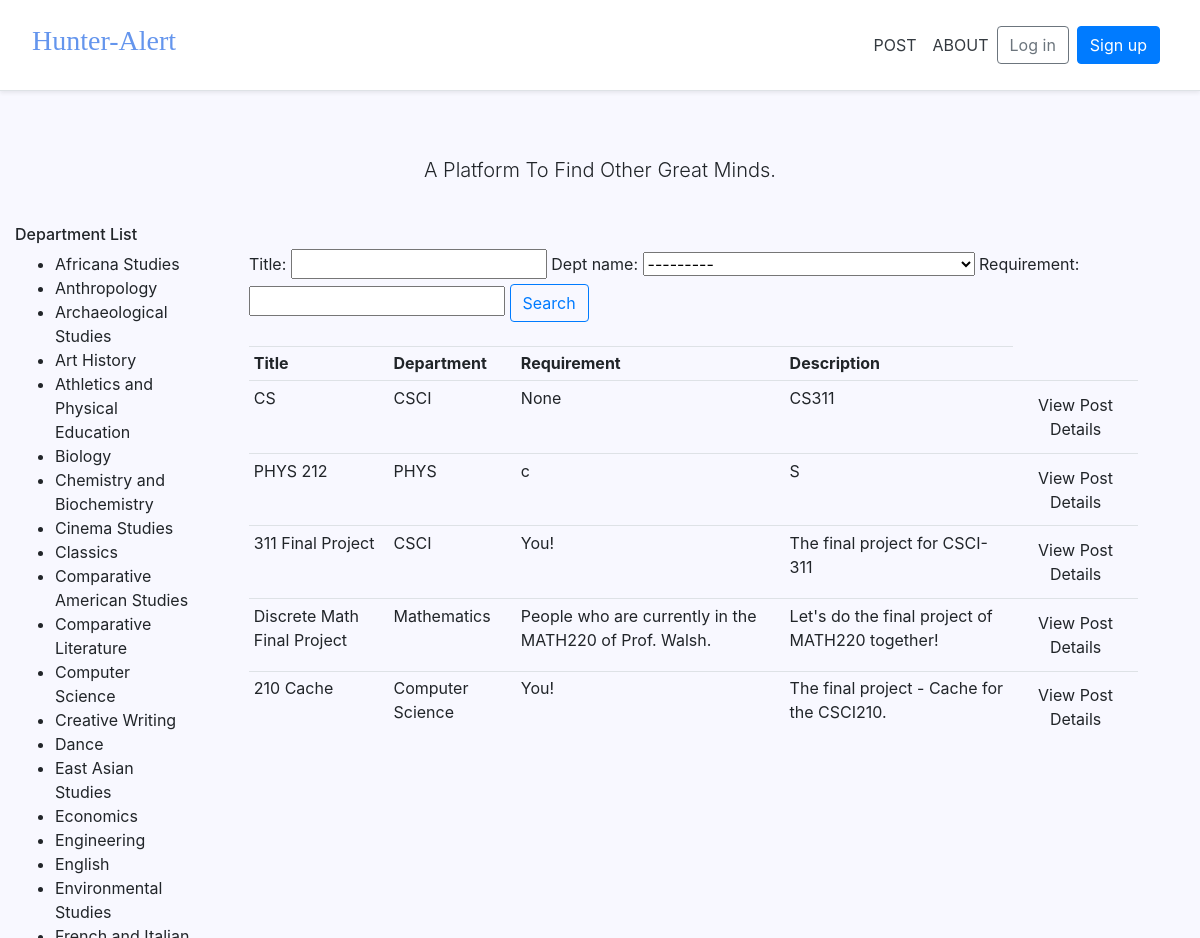
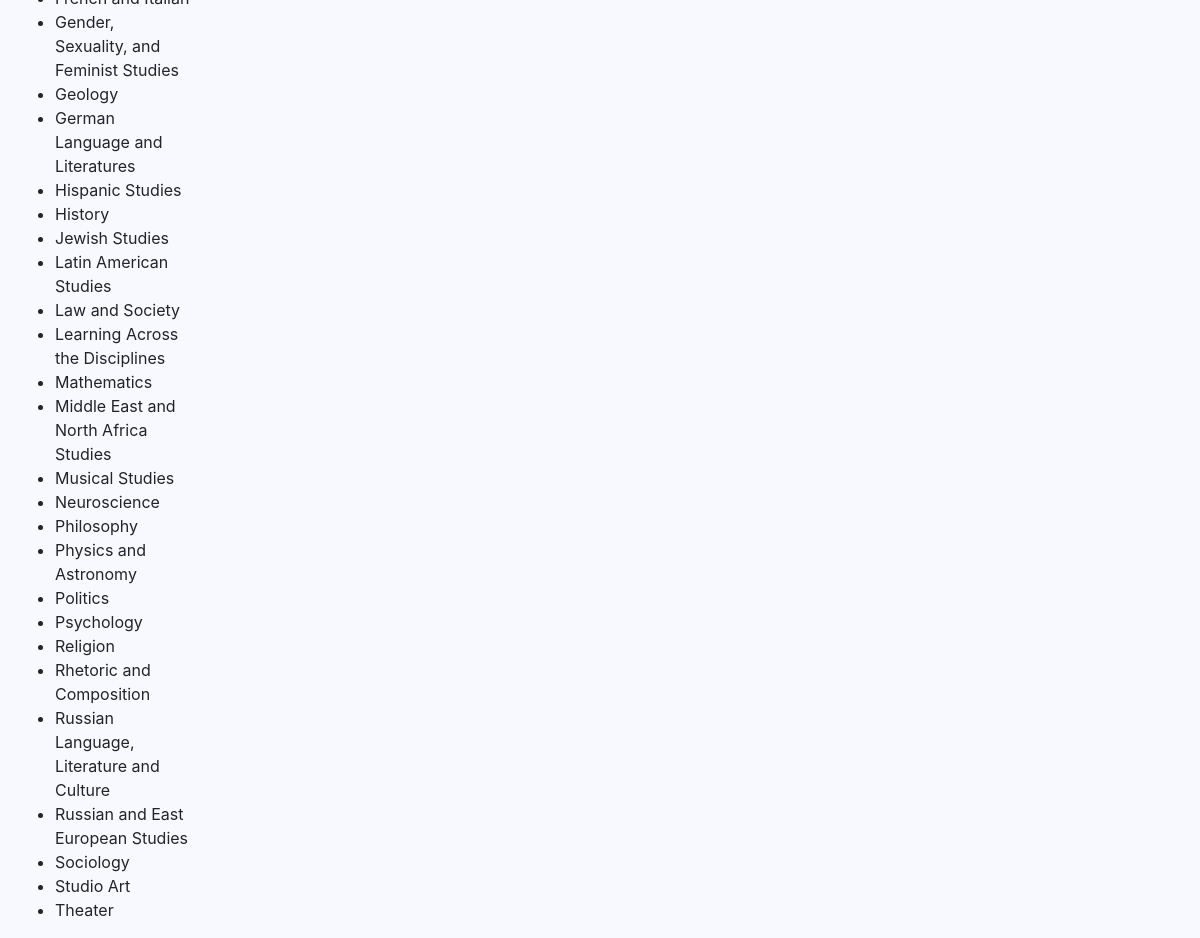
The page / on the database its author committed (2 pictures, top to bottom).
### pages/models.py (models this page shows, shortened)
class Post(models.Model):
    class DeptName(models.TextChoices):
        Africana_Studies = "Africana Studies"
        Anthropology = "Anthropology"
        Archaeological_Studies = "Archaeological Studies"
        Art_History = "Art History"
        Studio_Art = "Studio Art"
        Athletics_and_Physical_Education = "Athletics and Physical Education"
        Biology = "Biology"
        Chemistry_and_Biochemistry = "Chemistry and Biochemistry"
        Cinema_Studies = "Cinema Studies"
        Classics = "Classics"
        Comparative_American_Studies = "Comparative American Studies"
        Comparative_Literature = "Comparative Literature"
        Computer_Science = "Computer Science"
        Creative_Writing = "Creative Writing"
        Dance = "Dance"
        Chinese = "Chinese"
        Japanese = "Japanese"
        East_Asian_Studies = "East Asian Studies"
        Economics = "Economics"
        Engineering = "Engineering"
        English = "English"
        Environmental_Studies = "Environmental Studies"
        French = "French"
        Italian = "Italian"
        Gender_Sexuality_and_Feminist_Studies = "Gender, Sexuality, and Feminist Studies"
        Geology = "Geology"
        German_Language_and_Literatures = "German Language and Literatures"
        Hispanic_Studies = "Hispanic Studies"
        History = "History"
        Jewish_Studies = "Jewish Studies"
        Latin_American_Studies = "Latin American Studies"
        Law_and_Society = "Law and Society"
        Learning_Across_Disciplines = "Learning Across the Disciplines"
        Mathematics = "Mathematics"
        Middle_East_and_North_Africa_Studies = "Middle East and North Africa Studies"
        Musical_Studies = "Musical Studies"
        Neuroscience = "Neuroscience"
        Philosophy = "Philosophy"
        Physics = "Physics"
        Astronomy = "Astronomy"
        Politics = "Politics"
        Psychology = "Psychology"
        Religion = "Religion"
        Rhetoric_and_Composition = "Rhetoric and Composition"
        Russian_Language_Literature_and_Culture = "Russian Language, Literature and Culture"
        Russian_and_East_European_Studies = "Russian and East European Studies"
        Sociology = "Sociology"
        Theater = "Theater"
        Non_Academic = "Other than academic"
    user = models.ForeignKey(CustomUser, null=True, on_delete=models.CASCADE)
    yourname = models.CharField(max_length=120, null=True)
    title = models.CharField(max_length=120, null=True)
    description = models.TextField(blank=False, null=True)
    dept_name = models.CharField(max_length=120, choices=DeptName.choices, default=DeptName.Non_Academic)
    requirement = models.TextField(blank=False, null=True)
    deadline = models.CharField(max_length=120, null=True)
    date_posted = models.DateTimeField(default=timezone.now)
    email = models.CharField(max_length=50, null=True)

### pages/views.py (the view)
# urls.py: path('', HomePageView, name='home'),
def HomePageView(request):
    posts = Post.objects.all()
    myFilter = PostFilters(request.GET, queryset=posts)
    posts = myFilter.qs
    context = {
        'posts' : posts,
        'myFilter' : myFilter
     }
    return render(request, 'pages/home.html', context)

### templates/pages/home.html (shortened to what this page needs)
{% extends '_base.html' %}
{% load static %}
{% block content %}
<div class="pricing-header px-3 py-3 pt-md-5 pb-md-4 mx-auto text-center">
  <p class="lead">A Platform To Find Other Great Minds.</p>
</div>
<div style="float:left; width:15%;">
	<h6>Department List</h6>
	<ul>
		<li>Africana Studies</li>
		<li>Anthropology</li>
		<li>Archaeological Studies</li>
		<li>Art History</li>
		<li>Athletics and Physical Education</li>
		<li>Biology</li>
		<li>Chemistry and Biochemistry</li>
		<li>Cinema Studies</li>
		<li>Classics</li>
		<li>Comparative American Studies</li>
		<li>Comparative Literature</li>
		<li>Computer Science</li>
		<li>Creative Writing</li>
		<li>Dance</li>
		<li>East Asian Studies</li>
		<li>Economics</li>
		<li>Engineering</li>
		<li>English</li>
		<li>Environmental Studies</li>
		<li>French and Italian</li>
		<li>Gender, Sexuality, and Feminist Studies</li>
		<li>Geology</li>
		<li>German Language and Literatures</li>
		<li>Hispanic Studies</li>
		<li>History</li>
		<li>Jewish Studies</li>
		<li>Latin American Studies</li>
		<li>Law and Society</li>
		<li>Learning Across the Disciplines</li>
		<li>Mathematics</li>
		<li>Middle East and North Africa Studies</li>
		<li>Musical Studies</li>
		<li>Neuroscience</li>
		<li>Philosophy</li>
		<li>Physics and Astronomy</li>
		<li>Politics</li>
		<li>Psychology</li>
		<li>Religion</li>
		<li>Rhetoric and Composition</li>
		<li>Russian Language, Literature and Culture</li>
		<li>Russian and East European Studies</li>
		<li>Sociology</li>
		<li>Studio Art</li>
		<li>Theater</li>
	</ul>
</div>
<br>
<div style="float:right; width:80%;">
	<div class="row">
		<div class="col">
				<form method="get">
					{{myFilter.form}}
				<button class="btn btn-outline-primary" type="submit">Search</button>
				</form>
		</div>
	</div>
	<br>
	<div style="float:left; width:95%;">
		<div class="row">
			<div class="col-md">
				<table class="table table-sm">
					<tr>
						<th>Title</th>
						<th>Department</th>
						<th>Requirement</th>
						<th>Description</th>
					</tr>
					{% for post in posts %}
					<tr>
						<td>{{post.title}}</td>
						<td>{{post.dept_name}}</td>
						<td>{{post.requirement}}</td>
						<td>{{post.description}}</td>
						<td>
							<a class="btn" href="{% url 'detail' post.id %}">View Post Details</a>
						</td>
					</tr>
					{% endfor %}
				</table>
			</div>
		</div>
	</div>
</div>
{% endblock content %}

### static/css/base.css (style rules this page uses)
html { position: relative; min-height: 100%; font-size: 14px; }
@media (min-width: 768px) { html { font-size: 16px; } }
body { margin-bottom: 60px; }
.pricing-header { max-width: 700px; }

### rows shown on the page
Post: title "CS", dept_name "CSCI", requirement "None", description "CS311"
Post: title "PHYS 212", dept_name "PHYS", requirement "c", description "S"
Post: title "311 Final Project", dept_name "CSCI", requirement "You!", description "The final project for CSCI-311"
Post: title "Discrete Math Final Project", dept_name "Mathematics", requirement "People who are currently in the MATH220 of Prof. Walsh.", description "Let's do the final project of MATH220 together!"
Post: title "210 Cache", dept_name "Computer Science", requirement "You!", description "The final project - Cache for the CSCI210."
